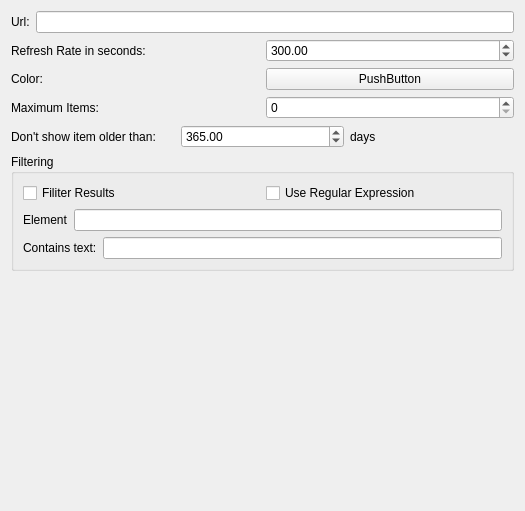
<ui version="4.0" >
 <class>AddGeoRSSLayerWidget</class>
 <widget class="QWidget" name="AddGeoRSSLayerWidget" >
  <property name="geometry" >
   <rect>
    <x>0</x>
    <y>0</y>
    <width>525</width>
    <height>511</height>
   </rect>
  </property>
  <property name="windowTitle" >
   <string>Form</string>
  </property>
  <layout class="QVBoxLayout" name="verticalLayout_2" >
   <item>
    <layout class="QHBoxLayout" >
     <item>
      <widget class="QLabel" name="_url" >
       <property name="text" >
        <string>Url:</string>
       </property>
      </widget>
     </item>
     <item>
      <widget class="QLineEdit" name="_urlEdit" />
     </item>
    </layout>
   </item>
   <item>
    <layout class="QHBoxLayout" >
     <item>
      <widget class="QLabel" name="label" >
       <property name="text" >
        <string>Refresh Rate in seconds:</string>
       </property>
      </widget>
     </item>
     <item>
      <widget class="QDoubleSpinBox" name="_refreshRate" >
       <property name="maximum" >
        <double>10000000.000000000000000</double>
       </property>
       <property name="value" >
        <double>300.000000000000000</double>
       </property>
      </widget>
     </item>
    </layout>
   </item>
   <item>
    <layout class="QHBoxLayout" >
     <item>
      <widget class="QLabel" name="label_4" >
       <property name="text" >
        <string>Color:</string>
       </property>
      </widget>
     </item>
     <item>
      <widget class="QtTools::ColorButton" name="_colorButton" >
       <property name="text" >
        <string>PushButton</string>
       </property>
      </widget>
     </item>
    </layout>
   </item>
   <item>
    <layout class="QHBoxLayout" >
     <item>
      <widget class="QLabel" name="label_5" >
       <property name="text" >
        <string>Maximum Items:</string>
       </property>
      </widget>
     </item>
     <item>
      <widget class="QSpinBox" name="_maximumItemsSpinBox" />
     </item>
    </layout>
   </item>
   <item>
    <layout class="QHBoxLayout" name="horizontalLayout" >
     <item>
      <widget class="QLabel" name="label_6" >
       <property name="text" >
        <string>Don't show item older than:</string>
       </property>
      </widget>
     </item>
     <item>
      <widget class="QDoubleSpinBox" name="_maximumItemAge" >
       <property name="maximum" >
        <double>999999999.000000000000000</double>
       </property>
       <property name="value" >
        <double>365.000000000000000</double>
       </property>
      </widget>
     </item>
     <item>
      <widget class="QLabel" name="label_7" >
       <property name="text" >
        <string>days</string>
       </property>
      </widget>
     </item>
    </layout>
   </item>
   <item>
    <widget class="QGroupBox" name="groupBox" >
     <property name="title" >
      <string>Filtering</string>
     </property>
     <layout class="QVBoxLayout" name="verticalLayout" >
      <item>
       <layout class="QHBoxLayout" name="horizontalLayout_2" >
        <item>
         <widget class="QCheckBox" name="_enableFiltering" >
          <property name="text" >
           <string>Filiter Results</string>
          </property>
         </widget>
        </item>
        <item>
         <widget class="QCheckBox" name="_useRegEx" >
          <property name="text" >
           <string>Use Regular Expression</string>
          </property>
         </widget>
        </item>
       </layout>
      </item>
      <item>
       <layout class="QHBoxLayout" >
        <item>
         <widget class="QLabel" name="label_2" >
          <property name="text" >
           <string>Element</string>
          </property>
         </widget>
        </item>
        <item>
         <widget class="QLineEdit" name="_elementFilter" />
        </item>
       </layout>
      </item>
      <item>
       <layout class="QHBoxLayout" >
        <item>
         <widget class="QLabel" name="label_3" >
          <property name="text" >
           <string>Contains text:</string>
          </property>
         </widget>
        </item>
        <item>
         <widget class="QLineEdit" name="_valueFilter" />
        </item>
       </layout>
      </item>
     </layout>
    </widget>
   </item>
   <item>
    <spacer>
     <property name="orientation" >
      <enum>Qt::Vertical</enum>
     </property>
     <property name="sizeHint" stdset="0" >
      <size>
       <width>20</width>
       <height>40</height>
      </size>
     </property>
    </spacer>
   </item>
  </layout>
 </widget>
 <customwidgets>
  <customwidget>
   <class>QtTools::ColorButton</class>
   <extends>QPushButton</extends>
   <header>QtTools/ColorButton.h</header>
  </customwidget>
 </customwidgets>
 <resources/>
 <connections/>
</ui>
